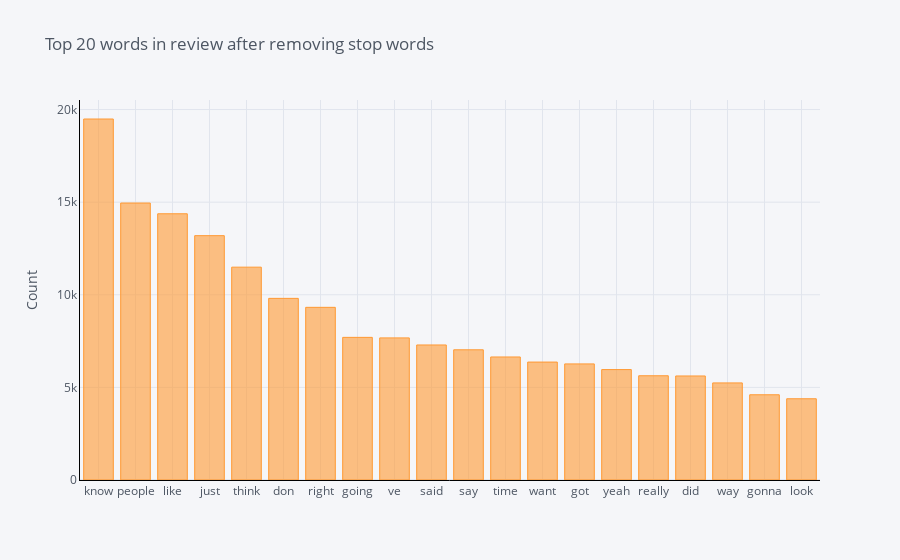

The code cell stored with this chart in its notebook:
### Markdown cell above
## The distribution of top unigrams after removing stop words

### Code cell
def get_top_n_words(corpus, n=None):
    vec = CountVectorizer(stop_words = 'english').fit(corpus)
    bag_of_words = vec.transform(corpus)
    sum_words = bag_of_words.sum(axis=0) 
    words_freq = [(word, sum_words[0, idx]) for word, idx in vec.vocabulary_.items()]
    words_freq =sorted(words_freq, key = lambda x: x[1], reverse=True)
    return words_freq[:n]
common_words = get_top_n_words(df['text'], 20)
df2 = pd.DataFrame(common_words, columns = ['text' , 'count'])
df2
df2.groupby('text').sum()['count'].sort_values(ascending=False).iplot(
    kind='bar', yTitle='Count', linecolor='black', title='Top 20 words in review after removing stop words')

### Figure 1 — Plotly figure (JSON) as saved in the notebook; plotly's stock layout.template omitted (floating-point values rounded to 4 significant figures)
{"data": [{"marker": {"color": "rgba(255, 153, 51, 0.6)", "line": {"color": "rgba(255, 153, 51, 1.0)", "width": 1}}, "name": "count", "orientation": "v", "text": "", "type": "bar", "x": ["know", "people", "like", "just", "think", "don", "right", "going", "ve", "said", "say", "time", "want", "got", "yeah", "really", "did", "way", "gonna", "look"], "y": [19491, 14954, 14374, 13192, 11491, 9807, 9323, 7701, 7672, 7290, 7029, 6642, 6367, 6268, 5961, 5628, 5616, 5242, 4601, 4387]}], "layout": {"legend": {"bgcolor": "#F5F6F9", "font": {"color": "#4D5663"}}, "paper_bgcolor": "#F5F6F9", "plot_bgcolor": "#F5F6F9", "title": {"font": {"color": "#4D5663"}, "text": "Top 20 words in review after removing stop words"}, "xaxis": {"gridcolor": "#E1E5ED", "linecolor": "black", "showgrid": true, "tickfont": {"color": "#4D5663"}, "title": {"font": {"color": "#4D5663"}, "text": ""}, "zerolinecolor": "#E1E5ED"}, "yaxis": {"gridcolor": "#E1E5ED", "linecolor": "black", "showgrid": true, "tickfont": {"color": "#4D5663"}, "title": {"font": {"color": "#4D5663"}, "text": "Count"}, "zerolinecolor": "#E1E5ED"}}}
